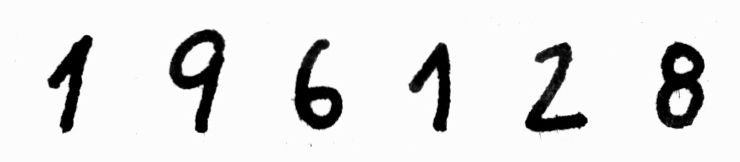
%> input picture Homework/Assignment_06/ann/196128.jpg, 740 x 162 px
$ octave --eval "result = process_objects(imread('ann/196128.jpg'));"   (GNU Octave 9; MATLAB toolbox functions it lacks are replaced by stand-ins)
%> lines starting %> are read from the running program, lines starting %| are printed output that depends on the picture; in (x1, y1, x2, y2) boxes, pixels count from 0 and x2, y2 are one past the last pixel; in counts of white or black regions, pixels touching at a corner belong together; the program's own positions count from 1
%% Function: process_objects()

function [subImages, subImagesScaled, Pattern] = process_objects(BW)

    % Gathering objects using regionprops . . .
    [labels, ~] = bwlabel(BW, 8);
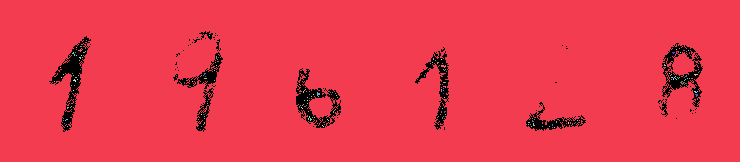
%> labels: size 162x740 double; 172 distinct labels, from 0 to 171; one colour per label, 0 black
    Istats = regionprops(labels, 'basic', 'Centroid');
%> Istats = 171 regions; largest, box (x1, y1, x2, y2), Area and Centroid: (0, 0, 740, 162) 114513 [371 81.2], (680, 81, 687, 85) 13 [683.6 83.5], (441, 65, 446, 68) 10 [444 66.7], (317, 92, 320, 97) 9 [318.8 94.8], (78, 48, 83, 52) 8 [81.1 50.6]

    % Cutting out smaller objects . . .
    Istats( [Istats.Area] < 250 ) = [];
    num = length( Istats );
%> num = 1

    % Create bounding box around objects . . .
    Ibox = floor( [Istats.BoundingBox] );
%> Ibox = [0 0 740 162]
    Ibox = reshape( Ibox, [4 num]);
%> Ibox = [0; 0; 740; 162]

    % Plot bounding boxes . . .
    for k = 1 : num
        col_1 = Ibox(1, k);
        col_2 = col_1 + Ibox(3, k);
        row_1 = Ibox(2, k);
        row_2 = row_1 + Ibox(4, k);

        subImages{k} = BW( row_1:row_2, col_1:col_2 );
        subImagesScaled{k} = imresize(subImages{k}, [24 12]);
        Pattern(:, k) = subImagesScaled{k}(:);  % Each column holds scaled image . . .
    end
%> this loop made 1 pass
%> (col_1, col_2, row_1, row_2) on pass 1: (0, 740, 0, 162)
end
%> (the run ends here)

$ run again, on Homework/Assignment_06/ann/480000.jpg
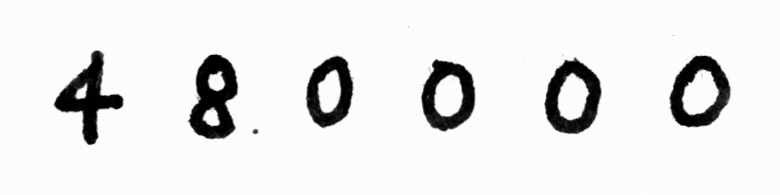
%> input picture Homework/Assignment_06/ann/480000.jpg, 780 x 195 px
%> in process_objects, `[labels, ~] = bwlabel(BW, 8);`:
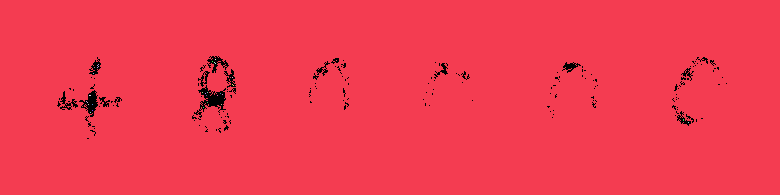
%> labels: size 195x780 double; 30 distinct labels, from 0 to 29; one colour per label, 0 black
%> Istats = 29 regions; largest, box (x1, y1, x2, y2), Area and Centroid: (0, 0, 780, 195) 149928 [391.9 98.1], (97, 64, 99, 68) 4 [98.5 66.5], (86, 101, 88, 103) 2 [87.5 102.5], (89, 95, 91, 96) 2 [90.5 96], (214, 62, 216, 64) 2 [215.5 63.5]
%> num = 1
%> in process_objects, `Ibox = floor( [Istats.BoundingBox] );`: Ibox = [0 0 780 195]
%> in process_objects, `Ibox = reshape( Ibox, [4 num]);`: Ibox = [0; 0; 780; 195]
%> the loop in process_objects, `for k = 1 : num` made 1 pass
%> (col_1, col_2, row_1, row_2) on pass 1: (0, 780, 0, 195)

$ run again, on Homework/Assignment_06/ann/480096.jpg
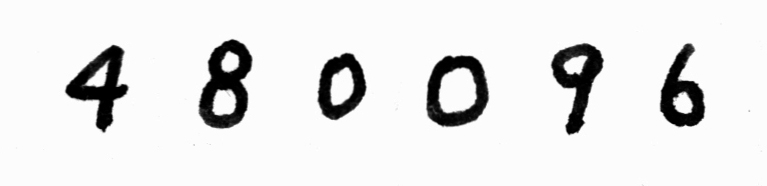
%> input picture Homework/Assignment_06/ann/480096.jpg, 767 x 186 px
%> in process_objects, `[labels, ~] = bwlabel(BW, 8);`:
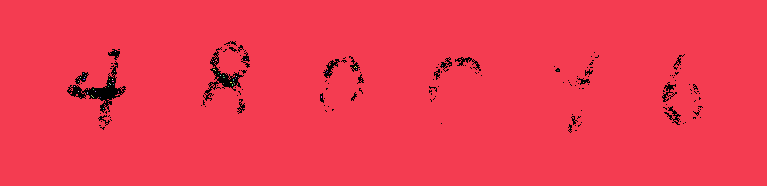
%> labels: size 186x767 double; 48 distinct labels, from 0 to 47; one colour per label, 0 black
%> Istats = 47 regions; largest, box (x1, y1, x2, y2), Area and Centroid: (0, 0, 767, 186) 139914 [385.8 93.7], (215, 59, 218, 62) 4 [217 61], (91, 95, 94, 98) 3 [93 97], (213, 69, 216, 71) 3 [215 70.3], (233, 82, 235, 85) 3 [234.7 84]
%> num = 1
%> in process_objects, `Ibox = floor( [Istats.BoundingBox] );`: Ibox = [0 0 767 186]
%> in process_objects, `Ibox = reshape( Ibox, [4 num]);`: Ibox = [0; 0; 767; 186]
%> the loop in process_objects, `for k = 1 : num` made 1 pass
%> (col_1, col_2, row_1, row_2) on pass 1: (0, 767, 0, 186)
